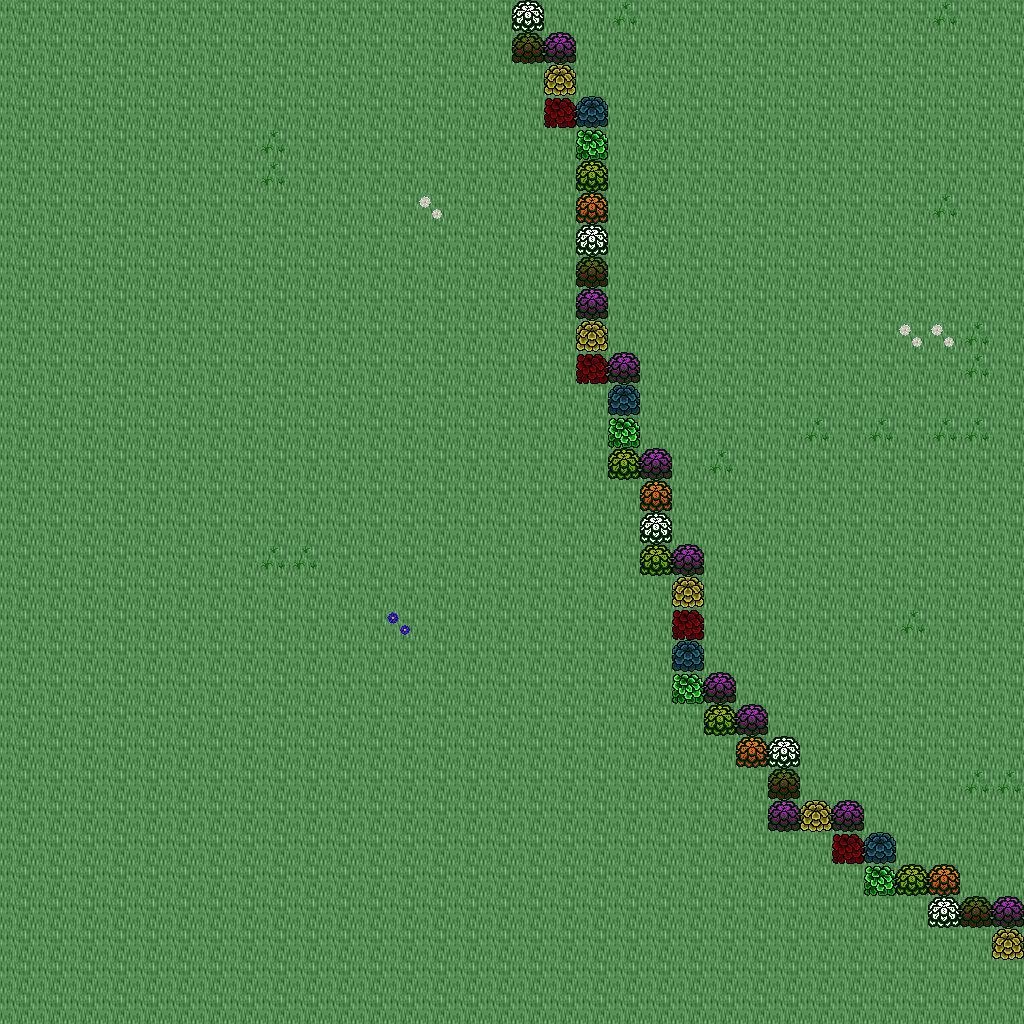

Rendered tile map (Tiled .tmx) drawn with the repository's tilesets; below, a short description and the map source with its tile grids summarised:
An orthogonal 32x32 tile map with 32x32 px tiles, 5 tile layers (Ground, Objects, Objects2, Above, ...), 1 hidden layer not drawn, 44 tilesets.

<map version="1.10" tiledversion="1.11.0" orientation="orthogonal" renderorder="right-down" width="32" height="32" tilewidth="32" tileheight="32" infinite="0" nextlayerid="11" nextobjectid="1">
 <tileset firstgid="1" name="logic_item_mushroom" tilewidth="32" tileheight="32" tilecount="6" columns="6">
  <image source="../drawable/logic_item_mushroom.png" width="192" height="32" />
 </tileset>
 <tileset firstgid="7" name="plant_tree_chestnut_tree" tilewidth="32" tileheight="32" tilecount="20" columns="4">
  <image source="../drawable/plant_tree_chestnut_tree.png" width="128" height="160" />
 </tileset>
 <tileset firstgid="27" name="plant_tree_oak_tree" tilewidth="32" tileheight="32" tilecount="20" columns="4">
  <image source="../drawable/plant_tree_oak_tree.png" width="128" height="160" />
 </tileset>
 <tileset firstgid="47" name="building_fence_stone_fence_white" tilewidth="32" tileheight="32" tilecount="9" columns="3">
  <image source="../drawable/building_fence_stone_fence_white.png" width="96" height="96" />
 </tileset>
 <tileset firstgid="56" name="building_gnome_homes" tilewidth="32" tileheight="32" tilecount="48" columns="6">
  <image source="../drawable/building_gnome_homes.png" width="192" height="256" />
 </tileset>
 <tileset firstgid="104" name="logic_creature_gnome" tilewidth="32" tileheight="32" tilecount="6" columns="6">
  <image source="../drawable/logic_creature_gnome.png" width="192" height="32" />
 </tileset>
 <tileset firstgid="110" name="logic_item_vegetable" tilewidth="32" tileheight="32" tilecount="16" columns="8">
  <image source="../drawable/logic_item_vegetable.png" width="256" height="64" />
 </tileset>
 <tileset firstgid="126" name="plant_stump_small_stump" tilewidth="32" tileheight="32" tilecount="4" columns="2">
  <image source="../drawable/plant_stump_small_stump.png" width="64" height="64" />
 </tileset>
 <tileset firstgid="130" name="object_birds" tilewidth="32" tileheight="32" tilecount="4" columns="2">
  <image source="../drawable/object_birds.png" width="64" height="64" />
 </tileset>
 <tileset firstgid="134" name="ground_earth_edges" tilewidth="32" tileheight="32" tilecount="18" columns="6">
  <image source="../drawable/ground_earth_edges.png" width="192" height="96" />
 </tileset>
 <tileset firstgid="152" name="ground_grass_corners" tilewidth="32" tileheight="32" tilecount="24" columns="6">
  <image source="../drawable/ground_grass_corners.png" width="192" height="128" />
 </tileset>
 <tileset firstgid="176" name="building_fence_fence_chunky" tilewidth="32" tileheight="32" tilecount="21" columns="3">
  <image source="../drawable/building_fence_fence_chunky.png" width="96" height="224" />
 </tileset>
 <tileset firstgid="197" name="plant_bush_hosta" tilewidth="32" tileheight="32" tilecount="9" columns="3">
  <image source="../drawable/plant_bush_hosta.png" width="96" height="96" />
 </tileset>
 <tileset firstgid="206" name="plant_tree_maple_tree" tilewidth="32" tileheight="32" tilecount="72" columns="8">
  <image source="../drawable/plant_tree_maple_tree.png" width="256" height="288" />
 </tileset>
 <tileset firstgid="278" name="ground_ground" tilewidth="32" tileheight="32" tilecount="33" columns="3">
  <image source="../drawable/ground_ground.png" width="96" height="352" />
 </tileset>
 <tileset firstgid="311" name="ground_ground_2" tilewidth="32" tileheight="32" tilecount="4" columns="4">
  <image source="../drawable/ground_ground_2.png" width="128" height="32" />
 </tileset>
 <tileset firstgid="315" name="ground_ridge_earth_dark" tilewidth="32" tileheight="32" tilecount="96" columns="12">
  <image source="../drawable/ground_ridge_earth_dark.png" width="384" height="256" />
 </tileset>
 <tileset firstgid="411" name="plant_grasses" tilewidth="32" tileheight="32" tilecount="6" columns="3">
  <image source="../drawable/plant_grasses.png" width="96" height="64" />
 </tileset>
 <tileset firstgid="417" name="ground_grass_edges" tilewidth="32" tileheight="32" tilecount="36" columns="12">
  <image source="../drawable/ground_grass_edges.png" width="384" height="96" />
 </tileset>
 <tileset firstgid="453" name="ground_green_paving" tilewidth="32" tileheight="32" tilecount="18" columns="3">
  <image source="../drawable/ground_green_paving.png" width="96" height="192" />
 </tileset>
 <tileset firstgid="471" name="ground_rock_pebbles" tilewidth="32" tileheight="32" tilecount="3" columns="1">
  <image source="../drawable/ground_rock_pebbles.png" width="32" height="96" />
 </tileset>
 <tileset firstgid="474" name="plant_flower_daisy_white" tilewidth="32" tileheight="32" tilecount="8" columns="2">
  <image source="../drawable/plant_flower_daisy_white.png" width="64" height="128" />
 </tileset>
 <tileset firstgid="482" name="plant_flower_daisy_blue" tilewidth="32" tileheight="32" tilecount="8" columns="2">
  <image source="../drawable/plant_flower_daisy_blue.png" width="64" height="128" />
 </tileset>
 <tileset firstgid="490" name="ground_ladder_vertical_dark" tilewidth="32" tileheight="32" tilecount="3" columns="3">
  <image source="../drawable/ground_ladder_vertical_dark.png" width="96" height="32" />
 </tileset>
 <tileset firstgid="493" name="plant_tree_tree_darkgreen" tilewidth="32" tileheight="32" tilecount="88" columns="8">
  <image source="../drawable/plant_tree_tree_darkgreen.png" width="256" height="352" />
 </tileset>
 <tileset firstgid="581" name="ground_rock_rock_cluster" tilewidth="32" tileheight="32" tilecount="6" columns="3">
  <image source="../drawable/ground_rock_rock_cluster.png" width="96" height="64" />
 </tileset>
 <tileset firstgid="587" name="ground_grass_corners" tilewidth="32" tileheight="32" tilecount="24" columns="6">
  <image source="../drawable/ground_grass_corners.png" width="192" height="128" />
 </tileset>
 <tileset firstgid="611" name="plant_bush_bushes" tilewidth="32" tileheight="32" tilecount="10" columns="5">
  <image source="../drawable/plant_bush_bushes.png" width="160" height="64" />
 </tileset>
 <tileset firstgid="621" name="plant_vine" tilewidth="32" tileheight="32" tilecount="3" columns="1">
  <image source="../drawable/plant_vine.png" width="32" height="96" />
 </tileset>
 <tileset firstgid="624" name="ground_ladder_horizontal_dark" tilewidth="32" tileheight="32" tilecount="3" columns="1">
  <image source="../drawable/ground_ladder_horizontal_dark.png" width="32" height="96" />
 </tileset>
 <tileset firstgid="627" name="logic_collision" tilewidth="32" tileheight="32" tilecount="1" columns="1">
  <image source="../drawable/logic_collision.png" width="32" height="32" />
 </tileset>
 <tileset firstgid="628" name="plant_tree_fir_trees" tilewidth="32" tileheight="32" tilecount="24" columns="6">
  <image source="../drawable/plant_tree_fir_trees.png" width="192" height="128" />
 </tileset>
 <tileset firstgid="652" name="plant_mosses" tilewidth="32" tileheight="32" tilecount="16" columns="4">
  <image source="../drawable/plant_mosses.png" width="128" height="128" />
 </tileset>
 <tileset firstgid="668" name="plant_mushroom3" tilewidth="32" tileheight="32" tilecount="2" columns="2">
  <image source="../drawable/plant_mushroom3.png" width="64" height="32" />
 </tileset>
 <tileset firstgid="670" name="building_wizards_tower" tilewidth="32" tileheight="32" tilecount="252" columns="9">
  <image source="../drawable/building_wizards_tower.png" width="288" height="896" />
 </tileset>
 <tileset firstgid="922" name="plant_tree_evergreen" tilewidth="32" tileheight="32" tilecount="36" columns="3">
  <image source="../drawable/plant_tree_evergreen.png" width="96" height="384" />
 </tileset>
 <tileset firstgid="958" name="logic_portal" tilewidth="32" tileheight="32" tilecount="24" columns="8">
  <image source="../drawable/logic_portal.png" width="256" height="96" />
 </tileset>
 <tileset firstgid="982" name="logic_protection" tilewidth="32" tileheight="32" tilecount="2" columns="2">
  <image source="../drawable/logic_protection.png" width="64" height="32" />
 </tileset>
 <tileset firstgid="984" name="logic_item_herb" tilewidth="32" tileheight="32" tilecount="5" columns="5">
  <image source="../drawable/logic_item_herb.png" width="160" height="32" />
 </tileset>
 <tileset firstgid="989" name="plant_bush_large_green" tilewidth="32" tileheight="32" tilecount="9" columns="3">
  <image source="../drawable/plant_bush_large_green.png" width="96" height="96" />
 </tileset>
 <tileset firstgid="998" name="light_dim_light_5x5" tilewidth="32" tileheight="32" tilecount="25" columns="5">
  <image source="../drawable/light_dim_light_5x5.png" width="160" height="160" />
 </tileset>
 <tileset firstgid="1023" name="furniture_light_small_oil_lamp" tilewidth="32" tileheight="32" tilecount="8" columns="2">
  <image source="../drawable/furniture_light_small_oil_lamp.png" width="64" height="128" />
 </tileset>
 <tileset firstgid="1031" name="item_banners_flag" tilewidth="32" tileheight="32" tilecount="12" columns="3">
  <image source="../drawable/item_banners_flag.png" width="96" height="128" />
 </tileset>
 <tileset firstgid="1043" name="item_flagpole" tilewidth="32" tileheight="32" tilecount="3" columns="1">
  <image source="../drawable/item_flagpole.png" width="32" height="96" />
 </tileset>
 <layer id="1" name="Ground" width="32" height="32">
  <data>[1024 cells, 1024 non-empty, 1 distinct tile ids]</data>
 </layer>
 <layer id="2" name="Objects" width="32" height="32">
  <data>[1024 cells, 62 non-empty, 10 distinct tile ids]</data>
 </layer>
 <layer id="3" name="Objects2" width="32" height="32">
  <data>[1024 cells, 4 non-empty, 2 distinct tile ids]</data>
 </layer>
 <layer id="4" name="Above" width="32" height="32">
  <data>[1024 cells, 0 non-empty, 0 distinct tile ids]</data>
 </layer>
 <layer id="5" name="Above2" width="32" height="32">
  <data>[1024 cells, 0 non-empty, 0 distinct tile ids]</data>
 </layer>
 <layer id="6" name="Walkable" width="32" height="32" visible="0">
  <data>[1024 cells, 45 non-empty, 1 distinct tile ids]</data>
 </layer>
 <objectgroup id="7" name="Mapevents" />
 <objectgroup id="8" name="Spawn" />
 <objectgroup id="9" name="Keys" />
 <objectgroup id="10" name="Replace" />
</map>
